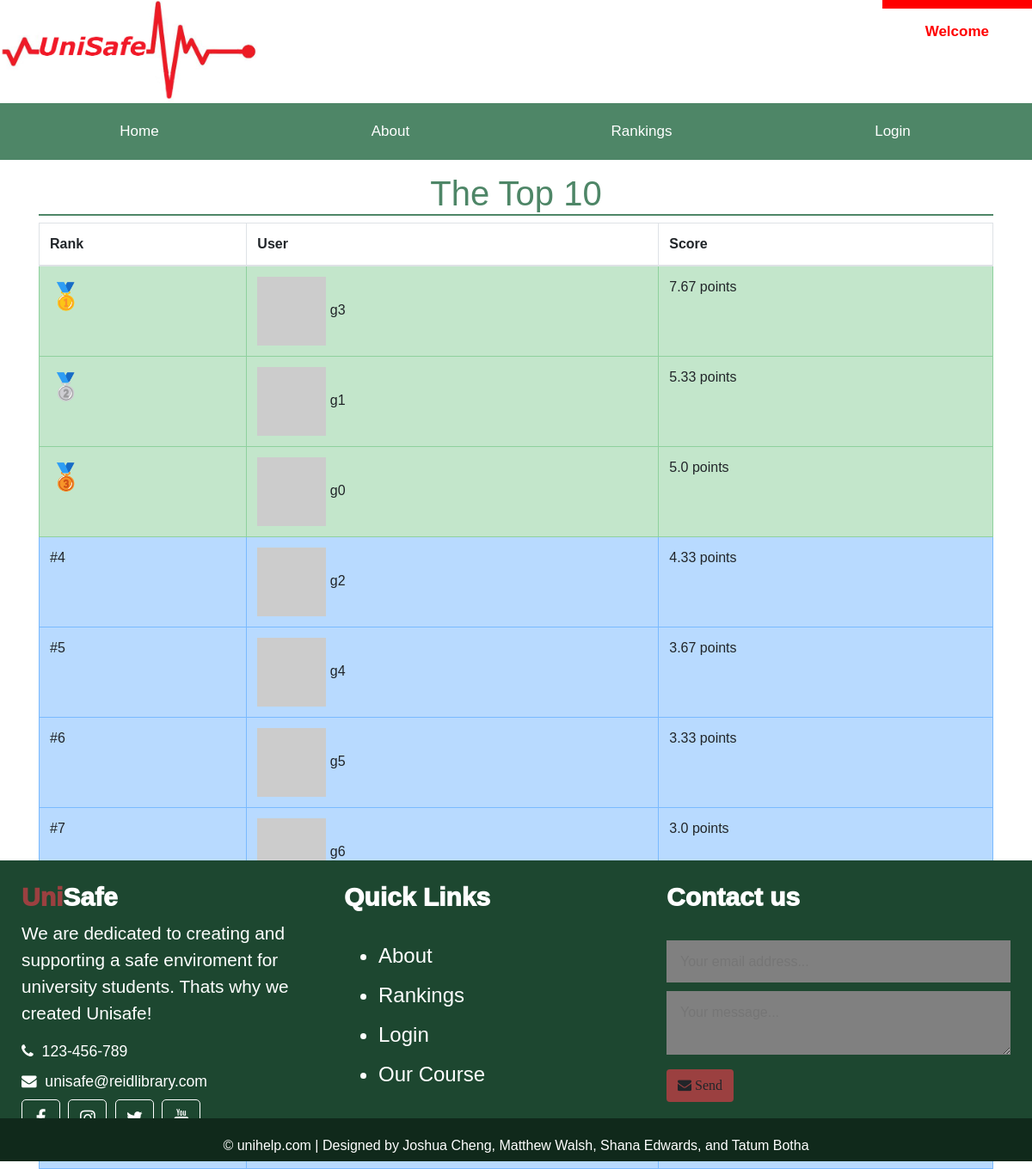
Screenshot of /rankings with the database file from the repository.
### app/models.py (models this page shows, shortened)
class User(UserMixin, db.Model):
    id = db.Column(db.Integer, primary_key=True)
    username = db.Column(db.String(64), index=True, unique=True)
    email = db.Column(db.String(120), index=True, unique=True)
    password_hash = db.Column(db.String(128))
    marks = db.relationship('Marks', backref='user', lazy='dynamic')

class Marks(db.Model):
    id = db.Column(db.Integer, primary_key=True)
    mod1 = db.Column(db.Float)
    mod2 = db.Column(db.Float)
    mod3 = db.Column(db.Float)
    avgMark = db.Column(db.Float)
    user_id = db.Column(db.Integer, db.ForeignKey('user.id'))

### app/routes.py (the view)
@app.route('/rankings')
def rankings():
    t1 = User.query.join(Marks).filter(User.id == Marks.user_id).order_by(Marks.avgMark.desc()).with_entities(User.username, Marks.avgMark, User.email).limit(10).all()
    print(t1)
    img = []
    for i in range(len(t1)):
        digest = md5(t1[i][2].lower().encode('utf-8')).hexdigest()
        img.append('https://www.gravatar.com/avatar/{}?d=identicon&s={}'.format(digest, 40))
    nums = range(1,11)
    return render_template('Rankings.html', ranks = t1, vals = nums, len = len(t1), imgs = img)

### app/templates/Rankings.html
{% extends "base.html"%}
{% block content %}
<div class = 'container-fluid table-div'>
  <div class = 'container' >
  <h1 class='login-text' style='border-bottom:2px solid rgb(78, 134, 103);'>The Top 10</h1>
  <table class = 'table table-bordered table-hover' id = 'table1'>
    <thead>
      <th>Rank</th>
      <th>User</th>
      <th>Score</th>
    </thead>
    <tbody>
    {%for n in range(len)%}
    {%if n==0%}
      <tr class='table-success'>
        <td><span><span class='medal'>&#129351;</span></span></td>
        <td><span><img src='{{imgs[n]}}'>   {{ranks[n][0]}}</span></td>
        <td>{{ranks[n][1]}} points</td>
      </tr>
    {%elif n==1%}
      <tr class='table-success'>
        <td><span><span class='medal'>&#129352;</span></span></td>
        <td><span><img src='{{imgs[n]}}'>   {{ranks[n][0]}}</span></td>
        <td>{{ranks[n][1]}} points</td>
      </tr>
    {%elif n==2%}
      <tr class='table-success'>
        <td><span><span class='medal'>&#129353;</span></span></td>
        <td><span><img src='{{imgs[n]}}'>   {{ranks[n][0]}}</span></td>
        <td>{{ranks[n][1]}} points</td>
      </tr>
    {%else%}
      <tr class='table-primary'>
        <td>#{{vals[n]}}</td>
        <td><span><img src='{{imgs[n]}}'>   {{ranks[n][0]}}</span>   </td>
        <td>{{ranks[n][1]}} points</td>
      </tr>
      {%endif%}
    {%endfor%}
  </tbody>
  </table>
</div>
</div>
</body>
{% endblock %}

### app/templates/base.html (shortened to what this page needs)
<!DOCTYPE html>
<html>
<head>
  <link rel="stylesheet" href="https://maxcdn.bootstrapcdn.com/bootstrap/4.5.2/css/bootstrap.min.css">
  <link rel="stylesheet" href = "https://maxcdn.bootstrapcdn.com/font-awesome/4.7.0/css/font-awesome.min.css">
  <link rel="stylesheet" href="{{ url_for('static', filename='stylesheets/Stylesheet.css') }}">
</head>
<body>
  <div class = 'page-wrapper'>
      <div class = 'backgroundimg'>
        <div class="topnav">
          {% if current_user.is_anonymous %}
            <p class='topleft'><b>Welcome</b></p>
          {% else %}
          <p class='topleft'><b>Logged in as: {{current_user.username}}  <img src="{{current_user.avatar(60)}}"></b></p>
          {% endif %}
        </div>
      </div>
      <img src="/static/images/UniSafeLogo.jpeg" alt="Logo" width="300px">
<div class="navbar" id='nav1'>
  {% if current_user.is_anonymous %}
  <a href="/" class = 'navitem'>Home</a>
  <a href="about" class = 'navitem'>About</a>
  <a href="rankings" class = 'navitem'>Rankings</a>
  <a href="{{ url_for('login') }}" class = 'navitem'>Login</a>
  {% endif %}
</div>
{% block content %}{%endblock%}
<div class = "footer">
  <div class="footer-content">
    <div class="footer-section about">
      <h1 class="logo-text"><span>Uni</span>Safe</h1>
      <p>
        We are dedicated to creating and supporting a safe enviroment for
        university students.
        Thats why we created Unisafe!
      </p>
      <div class="contact">
        <span><i class="fa fa-phone"></i>&nbsp; 123-456-789</span>
        <span><i class="fa fa-envelope"></i>&nbsp; unisafe@reidlibrary.com</span>
      </div>
      <div class="socials">
        <a href = "https://www.facebook.com/tim.french.733/about"></a>
        <a href = "https://www.instagram.com/josh.cheng.22/"></a>
        <a href = "https://twitter.com/CheadleWOTD?ref_src=twsrc%5Egoogle%7Ctwcamp%5Eserp%7Ctwgr%5Eauthor"></a>
        <a href = https://youtu.be/lSeYCuLvkFY?t=32></a>
      </div>
    </div>
    <div class="footer-section links">
    <h2> Quick Links</h2>
    <br>
    <ul>
      <a href = "about">
        <li>About</li>
      </a>
      <a href = "rankings">
        <li>Rankings</li>
      </a>
      <a href = "login">
        <li>Login</li>
      </a>
      <a href = "Modules.html">
        <li>Our Course</li>
      </a>
    </ul>
    </div>
    <div class="footer-section contact-form">
    <h2> Contact us</h2>
    <br>
    <form action="index.html" method="post">
      <input type="email" name="email" class="text-input contact-input" placeholder="Your email address...">
      <br>
      <textarea name="message" class="text-input contact-input" placeholder="Your message..."></textarea>
      <br>
      <button type="submit" class="btn btn-big">
        <i class="fa fa-envelope"></i>
        Send
      </button>
    </form>
    </div>
  </div>
  <div class="footer-bottom">
    &copy; unihelp.com | Designed by Joshua Cheng, Matthew Walsh, Shana Edwards, and Tatum Botha
  </div>
</div>
</body>
</html>

### app/static/stylesheets/Stylesheet.css (style rules this page uses)
html, body { height: 100%; margin: 0; padding: 0; font-family: Arial, Helvetica, sans-serif; }
.page-wrapper { min-height: 100%; }
.footer { background: rgb(29, 71, 48); color:#fff; height: 350px; position: relative; }
.footer .footer-content { height: 350px; display: flex; }
.footer .footer-content .footer-section { flex: 1; padding: 25px; }
.footer .footer-content h1, .footer .footer-content h2 { color: white; font-size: 30px; font-family: Verdana, Geneva, Tahoma, sans-serif; font-weight: 1000; }
.footer .footer-content .about h1 span { color: rgb(155, 64, 64); }
.footer .footer-content .about p { font-size: 1.3em; }
.footer .footer-content .about .contact span { display:block; font-size: 1.1em; margin-bottom: 8px; font-family: Verdana, Geneva, Tahoma, sans-serif; }
.footer .footer-content .about .socials a { border: 1px solid white; width: 45px; height: 41px; color: white; padding-top: 5px; margin-right: 5px; text-align: center; display: inline-block; font-size: 1.3em; border-radius: 5px; transition: all .3s; }
.footer .footer-content .links ul a { display:block; margin-bottom: 10px; color: white; font-size: 1.5em; text-decoration: none; transition: all .3s; }
.footer .footer-content .contact-form .contact-input { background: grey; color: black; margin-bottom: 10px; line-height: 1.5rem; padding: .8rem 1.0rem; float: top; border: none; width: 400px; }
.footer .footer-content .contact-form button { font-size: 1.0em; font-family: 'Lora', serif; background-color: rgb(155, 64, 64); }
.footer .footer-bottom { background:rgb(16, 41, 27); color: white; height: 50px; width: 100%; text-align: center; position: absolute; bottom: 0px; left: 0px; padding-top: 20px; }
.logo-text { color: white; }
.page-wrapper { min-height: 100% }
* { box-sizing: border-box }
.navbar { width: 100%; background-color: rgb(78, 134, 103); overflow: auto; }
.navbar a { float: left; padding: 12px; color: white; text-decoration: none; font-size: 17px; width: 25%; text-align: center; }
.topnav p { float: right; color: red; text-align: center; padding: 14px 50px; text-decoration: none; font-size: 17px; border-top: 10px solid red; }
body { margin: 0; font-family: Arial, Helvetica, sans-serif; }
.login-text { color: rgb(78, 134, 103); text-align: center; }
.table-div { margin-top:15px; position: relative; height: 100vh; width: 100%; display: flex; }
.medal { font-size:30px; }

### rows the page displays
User: username "g3"
Marks: avgMark "7.67"
User: username "g1"
Marks: avgMark "5.33"
User: username "g0"
Marks: avgMark "5.0"
User: username "g2"
Marks: avgMark "4.33"
User: username "g4"
Marks: avgMark "3.67"
User: username "g5"
Marks: avgMark "3.33"
User: username "g6"
Marks: avgMark "3.0"

### other values shown
{{ vals[n] }} "4" "5" "6" "7"
